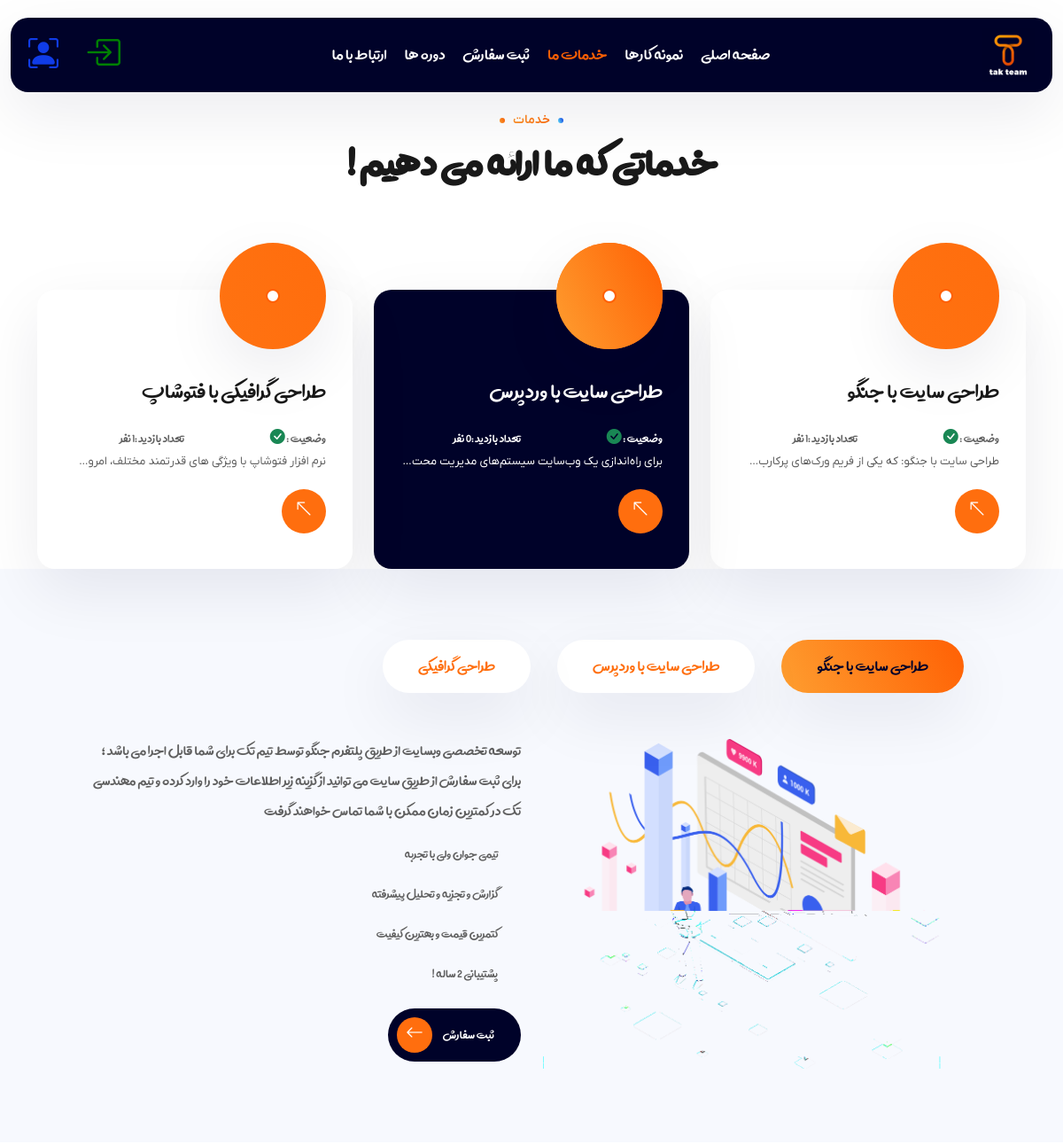
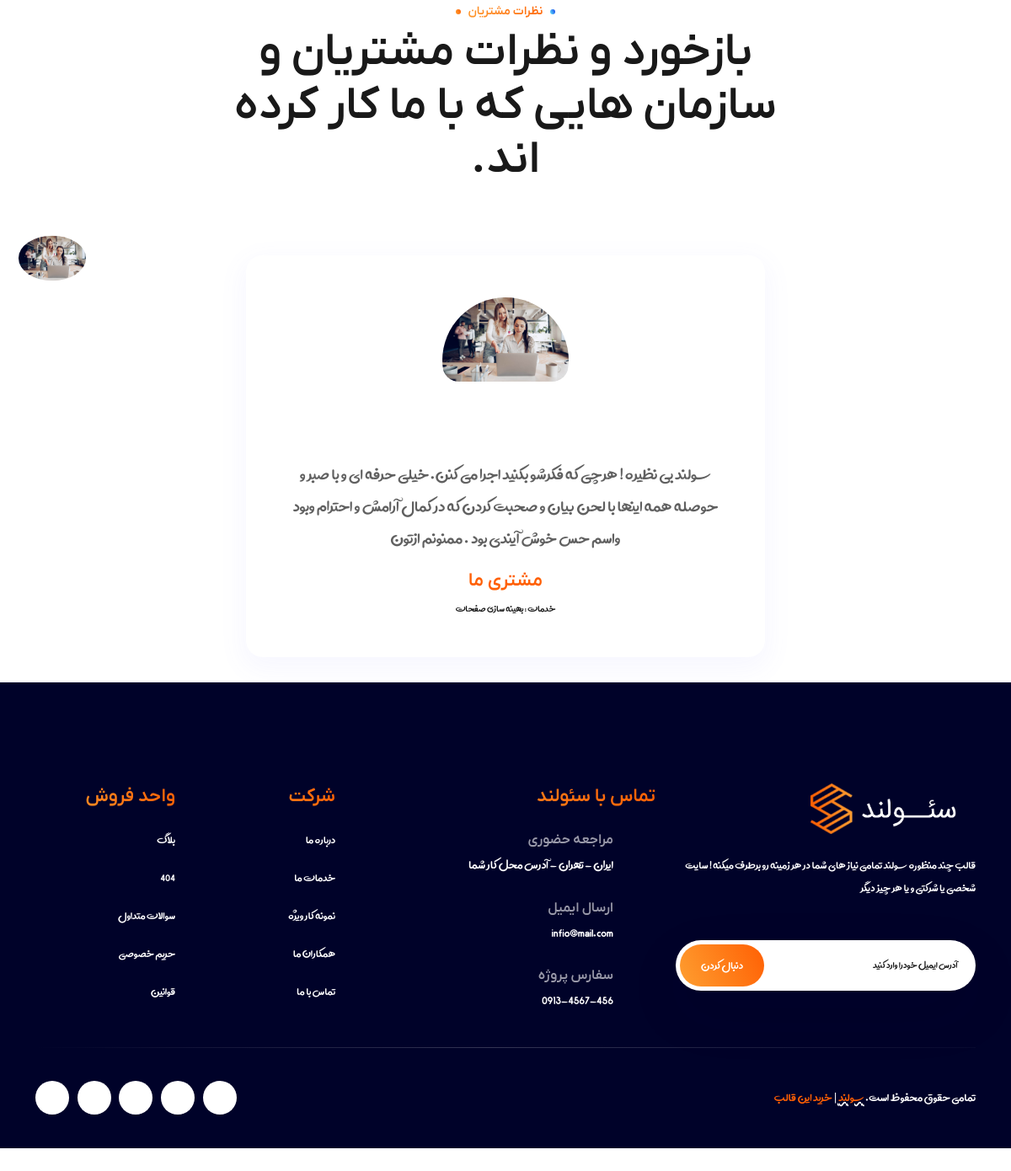
The page /services/list/ on the database its author committed (2 pictures, top to bottom).
### services/models.py (models this page shows, shortened)
class Service(models.Model):
    title= models.CharField(max_length=255,verbose_name="عنوان ")
    discription = models.TextField(verbose_name="توضیحات")
    status = models.BooleanField(default=False)
    director = models.TextField(null=True,blank=True,verbose_name="مجری طرح")
    counted_view = models.IntegerField(default=0)
    created_date = models.DateTimeField(auto_now_add=True,null=True)
    updated_date = models.DateTimeField(auto_now=True,null=True)
    published_date = models.DateTimeField(null=True)
    class Meta:
        verbose_name = "خدمات"
        verbose_name_plural = " خدمات  ها"

### services/views.py (the view)
# urls.py: path("list/",views.ServicesListView.as_view(),name="list_services"),
class ServicesListView(TemplateView):
    template_name = "services/list.html"
    def get_context_data(self, **kwargs):
        context = super().get_context_data(**kwargs)
        time_now = timezone.now()
        services = Service.objects.exclude(published_date__gt=time_now).filter(status=True).order_by("created_date")
        context["services"] = services
        return context

### services/templates/services/list.html (shortened to what this page needs)
{% extends 'base.html' %}
{% load static %}
{% block content %}
<div class="page-content">
    <section style="    padding: 120px 0px 0px 0px;
">
      <div class="container">
        <div class="row justify-content-center text-center">
          <div class="col-lg-8 col-md-12">
            <div class="theme-title">
              <h6>خدمات</h6>
              <h2 style="font-family: avini;"> خدماتی که ما ارائه می دهیم   !</h2>
            </div>
          </div>
        </div>
        <div class="row">
         {% for item in services %}
       {% if item.id == 2 %}
       <div class="col-lg-4 col-md-6">
        <div class="service-item style-1 service-active" style="background-color: white;">
          <div class="service-icon" style="background-color: #FF6E0E;color: white;">
                  <i class="flaticon flaticon-seo-3"></i>
                </div>
          <div class="service-desc">
            <div class="service-title">
              <h4 style="font-family: avini;font-size: 30px;"> {{item.title }}</h4>
              <div class="row">
                <div class="col-lg-6">      وضعیت :       <i class="bi bi-check-circle-fill text-success"></i>
                </div>
                <div class="col-lg-6">تعداد بازدید :{{item.counted_view}} نفر </div>
              </div>
            </div>
            <p style="font-family: sans;font-size: 13px;">{{ item.discription|truncatechars:50}}</p>
          </div>
          <a style="background: linear-gradient(#FF6E0E,#FF6E0E);" class="arrow-btn" href="{% url 'services:detail_services' item.id %}">
            <i class="bi bi-arrow-up-left"></i>
          </a>
        </div>
      </div>
      {% else %}
      <div class="col-lg-4 col-md-6">
        <div class="service-item style-1 " style="background-color: white;">
          <div class="service-icon" style="background-color: #FF6E0E;color: white;">
                  <i class="flaticon flaticon-seo-3"></i>
                </div>
          <div class="service-desc">
            <div class="service-title">
              <h4 style="font-family: avini;font-size: 30px;"> {{item.title }}</h4>
              <div class="row">
                <div class="col-lg-6">      وضعیت :       <i class="bi bi-check-circle-fill text-success"></i>
                </div>
                <div class="col-lg-6">تعداد بازدید :{{item.counted_view}} نفر </div>
              </div>
            </div>
            <p style="font-family: sans;font-size: 13px;">{{ item.discription|truncatechars:50}}</p>
          </div>
          <a style="background: linear-gradient(#FF6E0E,#FF6E0E);" class="arrow-btn" href="{% url 'services:detail_services' item.id %}">
            <i class="bi bi-arrow-up-left"></i>
          </a>
        </div>
      </div>
       {% endif %}
         {% endfor %}
        </div>
      </div>
    </section>
    <section style="padding: 80px;">
      <div class="container">
        <div class="row">
          <div class="col">
            <div class="tab style-1">
              <nav>
                <div class="nav nav-tabs" id="nav-tab" role="tablist">
                  <a style="font-family: avini;" class="nav-item nav-link active" id="nav-tab1" data-bs-toggle="tab" href="#tab1-1" role="tab" aria-selected="true">  طراحی سایت با جنگو   </a>
                  <a style="font-family: avini;" class="nav-item nav-link" id="nav-tab2" data-bs-toggle="tab" href="#tab1-2" role="tab" aria-selected="false"> طراحی سایت  با وردپرس </a>
                  <a style="font-family: avini;" class="nav-item nav-link" id="nav-tab3" data-bs-toggle="tab" href="#tab1-3" role="tab" aria-selected="false">  طراحی گرافیکی </a>
                </div>
              </nav>
              <div class="tab-content" id="nav-tabContent">
                <div role="tabpanel" class="tab-pane fade show active" id="tab1-1">
                  <div class="row align-items-center">
                    <div class="col-lg-6 col-md-12">
                      <img class="img-fluid" src="{% static 'images/tab/01.png' %}" alt="">
                    </div>
                    <div class="col-lg-6 col-md-12 ps-lg-8 mt-5 mt-lg-0">
                      <p class="mb-3" style="font-size: 20px;">توسعه تخصصی وبسایت از طریق پلتفرم جنگو  توسط تیم تک برای شما قابل اجرا می باشد ؛ برای ثبت سفارش از طریق  سایت  می توانید از گزینه زیر اطلاعات خود را وارد کرده و تیم مهندسی تک در کمترین زمان ممکن  با شما تماس خواهند گرفت</p>
                      <ul class="list-unstyled list-icon style-2 mb-4">
                        <li>
                          <i class="flaticon flaticon-check-mark"></i>  تیمی جوان ولی با تجربه
                        </li>
                        <li>
                          <i class="flaticon flaticon-check-mark"></i> گزارش و تجزیه و تحلیل پیشرفته
                        </li>
                        <li>
                          <i class="flaticon flaticon-check-mark"></i>   کتمرین قیمت و بهترین کیفیت
                        </li>
                        <li>
                          <i class="flaticon flaticon-check-mark"></i> پشتیبانی 2 ساله !
                        </li>
                      </ul>
                      <a class="themeht-btn primary-btn" href="{% url 'services:order-register' %}">
                        <span>ثبت سفارش </span>
                        <i class="bi bi-arrow-left"></i>
                      </a>
                    </div>
                  </div>
                </div>
              </div>
            </div>
          </div>
        </div>
      </div>
      <div class="light-bg ht-bg-move"></div>
    </section>
    <section style="padding: 0px;">
      <div class="container">
        <div class="row justify-content-center text-center">
          <div class="col-lg-8 col-md-12">
            <div class="theme-title">
              <h6>نظرات مشتریان</h6>
              <h2>بازخورد و نظرات مشتریان و سازمان هایی که با ما کار کرده اند.</h2>
            </div>
          </div>
        </div>
      </div>
      <div class="container-fluid px-lg-10">
        <div id="testimonial" class="testimonial-carousel carousel slide z-index-1" data-bs-ride="carousel" data-bs-interval="4000">
          <div class="row justify-content-center text-center">
            <div class="col-md-7">
              <div class="testimonial-box">
                <div class="carousel-inner">
                  <div class="carousel-item active">
                    <div class="testimonial style-2">
                      <div class="testimonial-img">
                        <img class="img-fluid" src="{% static 'images/testimonial/01.jpg' %}" alt="">
                      </div>
                      <div class="testimonial-desc">
                        <p>سئولند بی نظیره ! هرچی که فکرشو بکنید اجرا می کنن. خیلی حرفه ای و با صبر و حوصله همه اینها با لحن بیان و صحبت کردن که در کمال آرامش و احترام وبود واسم حس خوش آیندی بود . ممنونم ازتون</p>
                        <div class="testimonial-caption">
                          <h5>مشتری ما</h5>
                          <label>خدمات : بهینه سازی صفحات</label>
                        </div>
                      </div>
                    </div>
                  </div>
                </div>
              </div>
            </div>
          </div>
          <div class="controls">
            <ul class="nav justify-content-center ms-0">
              <li class="active" aria-current="true" data-bs-target="#testimonial" data-bs-slide-to="0">
                <img class="img-fluid" src="{% static 'images/testimonial/01.jpg' %}" alt="">
              </li>
              <li data-bs-target="#testimonial" data-bs-slide-to="1">
              </li>
              <li data-bs-target="#testimonial" data-bs-slide-to="2">
              </li>
              <li data-bs-target="#testimonial" data-bs-slide-to="3">
              </li>
              <li data-bs-target="#testimonial" data-bs-slide-to="4">
              </li>
              <li data-bs-target="#testimonial" data-bs-slide-to="5">
              </li>
              <li data-bs-target="#testimonial" data-bs-slide-to="6">
              </li>
              <li data-bs-target="#testimonial" data-bs-slide-to="7">
              </li>
            </ul>
          </div>
        </div>
      </div>
    </section>
    </div>
{% endblock %}

### static/css/base.css (style rules this page uses)
* { font-family: avini; }
a { text-decoration: none; }
a, button, input { outline: medium none !important; color: var(--themeht-primary-color); }
a, i, .themeht-btn, button, img, span, .nav-link, .dropdown-item, #ht-main-nav, .social-icons li:hover a, .testimonial-carousel .controls li, .service-item, .service-item.style-1 svg, .service-item.style-1::before, .service-item.style-1:after, .service-item.style-2:after, .service-item.style-3::before, .service-item.style-3:after, .clients-logo, .service-item.style-3, .featured-item, .featured-icon, .featured-item .featured-icon i, .portfolio-item, .price-table, .post .post-desc, .service-menu li a:before, .team-social-icon, .step-icon-bg, .accordion .accordion-button:before, .accordion .accordion-button:after { -webkit-transition: all 0.5s ease-in-out 0s; -moz-transition: all 0.5s ease-in-out 0s; -ms-transition: all 0.5s ease-in-out 0s; -o-transition: all 0.5s ease-in-out 0s; transition: all 0.5s ease-in-out 0s; }
.box-shadow, #header-wrap.fixed-header, .navbar-nav ul, .scroll-top, #mc-form input[type="email"], .service-item.style-1, .featured-item.featured-active, .featured-item.style-2, .featured-item.style-3, .contact-media, .testimonial.style-1, .price-table, .service-item.style-1 .service-icon, .service-item.style-2, .service-item.style-3, .portfolio-img, .product-link a, .tab .nav-tabs .nav-link, .tab.style-2 .nav-tabs, .main-timeline .timeline-icon, .post-card, .contact-box, .counter, .testimonial.style-3 .testimonial-content { -webkit-box-shadow: 0px 25px 70px rgba(8, 10, 55, 0.08); -moz-box-shadow: 0px 25px 70px rgba(8, 10, 55, 0.08); box-shadow: 0px 25px 70px rgba(8, 10, 55, 0.08); }

### rows shown on the page
Service: title "طراحی سایت با جنگو", counted_view "1", discription "طراحی سایت با جنگو: که یکی از فریم ورک‌های پرکارب…"
Service: title "طراحی سایت با وردپرس", discription "برای راه‌­اندازی یک وب‌سایت سیستم‌­های مدیریت محت…"
Service: title "طراحی گرافیکی با فتوشاپ", counted_view "1", discription "نرم افزار فتوشاپ با ویژگی های قدرتمند مختلف، امرو…"
